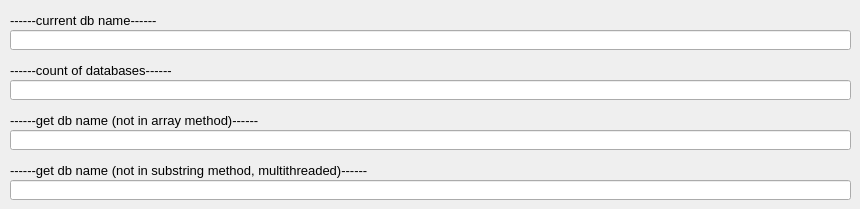
        <widget class="QWidget" name="tab_9">
         <attribute name="title">
          <string>bases</string>
         </attribute>
         <widget class="QLabel" name="label_3">
          <property name="geometry">
           <rect>
            <x>10</x>
            <y>10</y>
            <width>151</width>
            <height>20</height>
           </rect>
          </property>
          <property name="font">
           <font>
            <pointsize>10</pointsize>
           </font>
          </property>
          <property name="text">
           <string>------current db name------</string>
          </property>
         </widget>
         <widget class="QLineEdit" name="q_union_ms_get_db_name">
          <property name="geometry">
           <rect>
            <x>10</x>
            <y>130</y>
            <width>841</width>
            <height>20</height>
           </rect>
          </property>
          <property name="font">
           <font>
            <pointsize>9</pointsize>
           </font>
          </property>
          <property name="text">
           <string/>
          </property>
         </widget>
         <widget class="QLabel" name="label_12">
          <property name="geometry">
           <rect>
            <x>10</x>
            <y>160</y>
            <width>381</width>
            <height>20</height>
           </rect>
          </property>
          <property name="font">
           <font>
            <pointsize>10</pointsize>
           </font>
          </property>
          <property name="text">
           <string>------get db name (not in substring method, multithreaded)------</string>
          </property>
         </widget>
         <widget class="QLabel" name="label_17">
          <property name="geometry">
           <rect>
            <x>10</x>
            <y>110</y>
            <width>261</width>
            <height>20</height>
           </rect>
          </property>
          <property name="font">
           <font>
            <pointsize>10</pointsize>
           </font>
          </property>
          <property name="text">
           <string>------get db name (not in array method)------</string>
          </property>
         </widget>
         <widget class="QLineEdit" name="q_union_ms_dbs_count">
          <property name="geometry">
           <rect>
            <x>10</x>
            <y>80</y>
            <width>841</width>
            <height>20</height>
           </rect>
          </property>
          <property name="font">
           <font>
            <pointsize>9</pointsize>
           </font>
          </property>
          <property name="text">
           <string/>
          </property>
         </widget>
         <widget class="QLineEdit" name="q_union_ms_curr_db_name">
          <property name="geometry">
           <rect>
            <x>10</x>
            <y>30</y>
            <width>841</width>
            <height>20</height>
           </rect>
          </property>
          <property name="font">
           <font>
            <pointsize>9</pointsize>
           </font>
          </property>
          <property name="text">
           <string/>
          </property>
         </widget>
         <widget class="QLabel" name="label_18">
          <property name="geometry">
           <rect>
            <x>10</x>
            <y>60</y>
            <width>171</width>
            <height>20</height>
           </rect>
          </property>
          <property name="font">
           <font>
            <pointsize>10</pointsize>
           </font>
          </property>
          <property name="text">
           <string>------count of databases------</string>
          </property>
         </widget>
         <widget class="QLineEdit" name="q_union_ms_get_db_name2">
          <property name="geometry">
           <rect>
            <x>10</x>
            <y>180</y>
            <width>841</width>
            <height>20</height>
           </rect>
          </property>
          <property name="font">
           <font>
            <pointsize>9</pointsize>
           </font>
          </property>
          <property name="text">
           <string/>
          </property>
         </widget>
        </widget>
